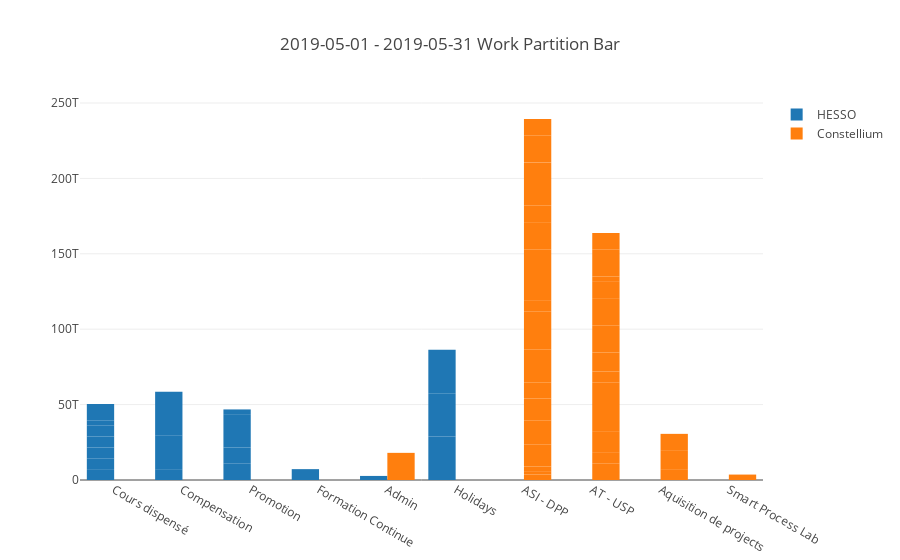

Write notebook code for a chart like this one.
### Code cell
title = "{} - {} Work Partition Bar".format(startdate.strftime('%Y-%m-%d'), enddate.strftime('%Y-%m-%d'))
clientDfs[0]['duration'] = clientDfs[0]['duration'].apply(lambda x: pd.to_timedelta(x, unit='h'))
labels = clientDfs[0]['project']
values = clientDfs[0]['duration']
trace1 = go.Bar(name=uniqueEntries[0],
                x=labels,
                y=values
                #hoverinfo='label+percent+value'
                #domain=dict(x=[0,0.5])
               )

labels = clientDfs[1]['project']
values = clientDfs[1]['duration']
trace2 = go.Bar(name=uniqueEntries[1],
                x=labels,
                y=values
                #hoverinfo='label+percent+value',
                #domain=dict(x=[0.5,1])
               )

#title = "Work partition from {} to {}".format(startdate.strftime('%d-%m-%Y'), enddate.strftime('%d-%m-%Y'))
layout = go.Layout(title=title,
                   #annotations=[ann1,ann2],
                   # Hide legend if you want
                   #showlegend=False
                   )

data = [trace1, trace2]
# Create fig with data and layout
fig = go.Figure(data=data, layout=layout)

graphFilename = outputDir + title + '.html'
plot_figure(graphFilename, fig)

### Figure 1 — Plotly figure (JSON) as saved in the notebook; plotly's stock layout.template omitted (floating-point values rounded to 4 significant figures)
{"data": [{"name": "HESSO", "type": "bar", "uid": "16905ee4-5ff2-454c-abf0-0278338753e2", "x": ["Cours dispensé", "Compensation", "Cours dispensé", "Cours dispensé", "Compensation", "Cours dispensé", "Cours dispensé", "Cours dispensé", "Promotion", "Formation Continue", "Promotion", "Promotion", "Promotion", "Promotion", "Cours dispensé", "Admin", "Holidays", "Compensation", "Holidays", "Holidays"], "y": [7200000000000, 7200000000000, 7200000000000, 7200000000000, 22500000000000, 7200000000000, 7200000000000, 3600000000000, 10800000000000, 7200000000000, 10800000000000, 3600000000000, 18000000000000, 3600000000000, 10800000000000, 2700000000000, 28800000000000, 28800000000000, 28800000000000, 28800000000000]}, {"name": "Constellium", "type": "bar", "uid": "6d3ee94b-3ea7-4d6d-964c-3fd46378f11b", "x": ["ASI - DPP", "AT - USP", "ASI - DPP", "Aquisition de projects", "AT - USP", "AT - USP", "Admin", "Aquisition de projects", "AT - USP", "ASI - DPP", "ASI - DPP", "ASI - DPP", "AT - USP", "Smart Process Lab", "ASI - DPP", "ASI - DPP", "ASI - DPP", "ASI - DPP", "ASI - DPP", "Aquisition de projects", "ASI - DPP", "ASI - DPP", "ASI - DPP", "ASI - DPP", "ASI - DPP", "AT - USP", "ASI - DPP", "ASI - DPP", "ASI - DPP", "AT - USP", "AT - USP", "AT - USP", "AT - USP", "AT - USP", "AT - USP", "AT - USP"], "y": [3600000000000, 10800000000000, 1800000000000, 7200000000000, 7200000000000, 14400000000000, 18000000000000, 12600000000000, 18000000000000, 3600000000000, 14400000000000, 16200000000000, 14400000000000, 3600000000000, 14400000000000, 10800000000000, 21600000000000, 14400000000000, 10800000000000, 10800000000000, 7200000000000, 19800000000000, 14400000000000, 18000000000000, 10800000000000, 7200000000000, 28800000000000, 18000000000000, 10800000000000, 12600000000000, 18000000000000, 18000000000000, 10800000000000, 3600000000000, 18000000000000, 10800000000000]}], "layout": {"autosize": true, "title": {"text": "2019-05-01 - 2019-05-31 Work Partition Bar"}, "xaxis": {"autorange": true, "range": [-0.5, 9.5], "type": "category"}, "yaxis": {"autorange": true, "range": [0, 252000000000000], "type": "linear"}}}
